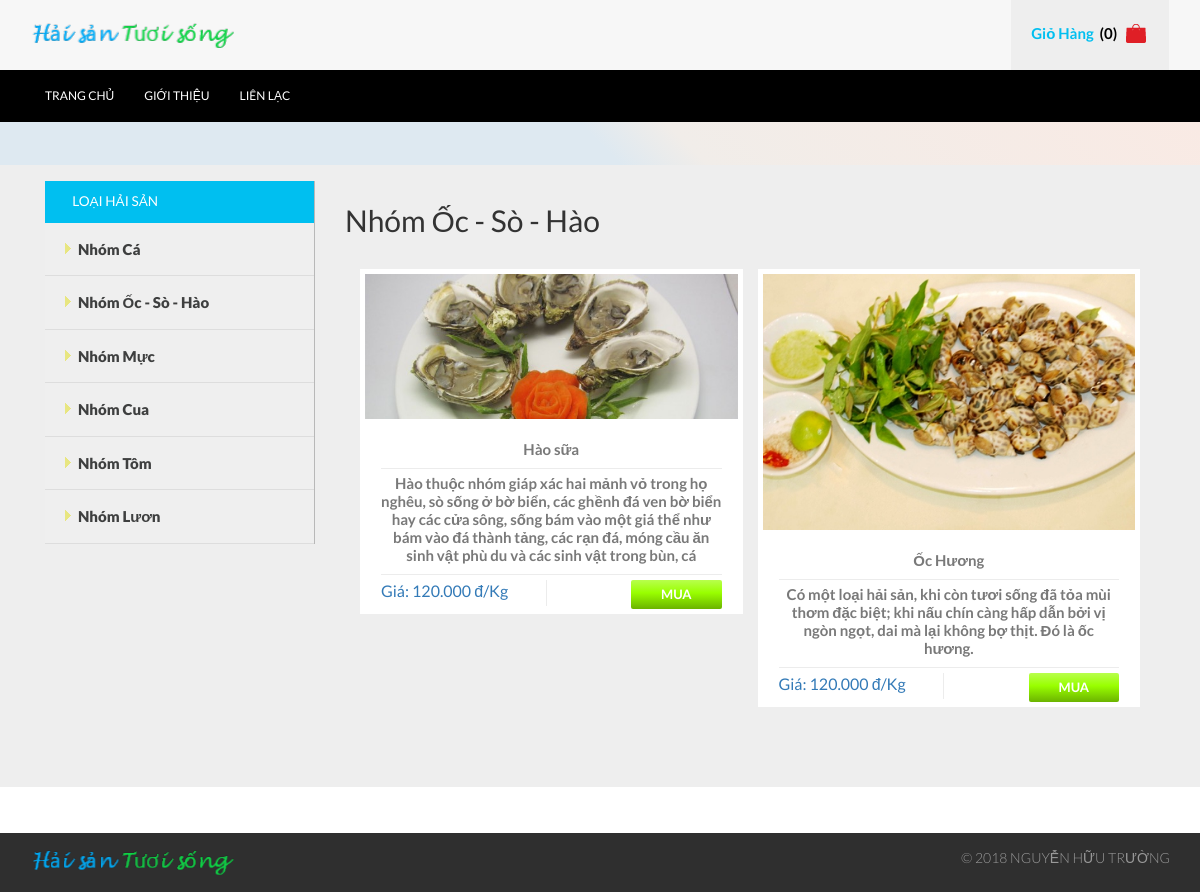
Page /index.php?c=2&id=19 on the committed database.
### tables this page shows
CREATE TABLE `loaisanpham` (
  `MaLoaiSanPham` int(11) NOT NULL,
  `TenLoaiSanPham` varchar(45) NOT NULL,
  `BiXoa` tinyint(4) NOT NULL DEFAULT '0',
  `GioiThieu` varchar(255) DEFAULT NULL,
  `HinhURL` varchar(255) DEFAULT NULL
);

CREATE TABLE `sanpham` (
  `MaSanPham` int(11) NOT NULL,
  `TenSanPham` varchar(100) NOT NULL,
  `MaLoaiSanPham` int(11) NOT NULL,
  `Gia` int(11) NOT NULL,
  `SoLuongTon` int(11) DEFAULT NULL,
  `SoLuongBan` int(11) DEFAULT '0',
  `SoLuotXem` int(11) DEFAULT '0',
  `NgayNhap` datetime DEFAULT NULL,
  `BiXoa` tinyint(4) NOT NULL DEFAULT '0',
  `GioiThieu` varchar(255) DEFAULT NULL,
  `MoTa` longtext,
  `HinhURL` varchar(255) DEFAULT NULL,
  `HinhURL2` varchar(255) DEFAULT NULL
);

### libs/DataProvider.php (called while the page is built, shortened)
<?php
    class DataProvider {
        public static function ExecuteQuery($sql)
        {
            $connection = mysqli_connect('localhost','root','','nhtcsdlcuahang') or
                die ("Couldn't connect to database");
            mysqli_query($connection, "set names 'utf8'");
            $result = mysqli_query($connection, $sql);
            return $result;
        }
    }
?>

### pages/pTemplates/tProductShortInfo.php (the view)
<div class="col-md-6 top_grid1-box1">
    <div class="grid_1 text-center">
        <a href="index.php?c=3&id=<?= $MaSanPham; ?>">
            <div class="b-link-stroke b-animate-go  thickbox">
            <img src="images/sanpham/<?php echo $HinhURL; ?>" class="img-responsive" alt=""/> </div>
            <div class="grid_2">
            <p class="top_grid1-box1-pdName"><?php echo $TenSanPham; ?></p>
            <p><?php echo $GioiThieu; ?></p>
        </a>
        <ul class="grid_2-bottom">
            <a href="index.php?c=3&id=<?= $MaSanPham; ?>">
                <li class="grid_2-left">
                    Giá: <?php echo number_format($Gia,0,",","."); ?> đ/Kg</p>
                </li>
            </a>
            <li class="grid_2-right">
                <a href="index.php?c=105&id=<?= $MaSanPham; ?>">
                    <div class="btn btn-success btn-normal btn-inline " target="_self" title="Get It">Mua</div>
                </a>
            </li>
            <div class="clearfix"> </div>
        </ul>
        </div>
    </div>
</div>

### modules/mLeftSide.php
<div class="col-md-3 sidebar_box">
    <div class="sidebar">
        <div class="menu_box">
            <h3 class="menu_head">Loại Hải Sản</h3>
            <ul class="menu">
            <?php
                $sql = "SELECT MaLoaiSanPham, TenLoaiSanPham FROM loaisanpham WHERE BiXoa = 0";
                $result = DataProvider::ExecuteQuery($sql);
                while($row = mysqli_fetch_array($result)){
                    ?>
                        <li class="item">
                            <a href="index.php?c=2&id=<?php echo $row['MaLoaiSanPham']; ?>">
                                <img class="arrow-img" src="images/f_menu.png" alt=""/><?php echo $row["TenLoaiSanPham"]; ?>
                            </a>
                        </li>
                    <?php
                }
            ?>
            </ul>
        </div>
    </div>
</div>

### pages/pTypeProducts.php
<?php
    $id = 1;
    if(isset($_GET["id"])){
        $id = $_GET["id"];
    }
    $sql = "SELECT TenLoaiSanPham FROM LoaiSanPham WHERE MaLoaiSanPham = '".$id."'";
    $result = DataProvider::ExecuteQuery($sql);
    echo "<h2>". mysqli_fetch_array($result)[0] ."</h2>";
    $sql = "SELECT MaSanPham, TenSanPham, HinhURL, Gia, GioiThieu FROM SanPham WHERE BiXoa = 0 AND MaLoaiSanPham = '".$id."'";
    $result = DataProvider::ExecuteQuery($sql);
    $i=0;
    while($row = mysqli_fetch_array($result)){
        $i++;
        if($i===1) echo "<div class='top_grid2'>";
        $HinhURL = $row["HinhURL"];
        $TenSanPham = $row["TenSanPham"];
        $Gia = $row["Gia"];
        $MaSanPham = $row["MaSanPham"];
        $GioiThieu = $row["GioiThieu"];
        include("pages/pTemplates/tProductShortInfo.php");
        if($i===2){
            $i=0;
            echo "</div>";
            echo "<div class='clearfix'> </div>";
        }
    }
?>

### css/style.css (style rules this page uses)
h4, h5, h6, h1, h2, h3 { margin-top: 0; }
ul, ol { margin: 0; }
p { margin: 0; }
html, body { font-family: 'Lato', sans-serif; font-size: 100%; background:#fff; }
body a { transition: 0.5s all; -webkit-transition: 0.5s all; -o-transition: 0.5s all; -ms-transition: 0.5s all; -moz-transition: 0.5s all; }
h3.menu_head { background:#00BFF0; padding:1em 0 1em 2em; color: #fff; text-transform: uppercase; font-size: 0.85em; margin: 0; }
.sidebar_box { padding-right:0; border-right: 1px solid #B8B8B8; }
.menu { width: auto; height: auto; padding: 0; margin:0; list-style: none; background: #efefef; }
ul { padding: 0; list-style: none; }
.menu > li > a { width: 100%; line-height: 3.5em; text-indent: 1.2em; display: block; position: relative; color: #3e3f3f; font-size:15px; text-decoration:none; border-bottom: 1px solid #ddd; font-weight:800; }
.menu > li > a img { vertical-align: baseline; margin-right: 5px; }
.b-link-stroke { position:relative; display:inline-block; vertical-align:top; font-weight: 300; overflow:hidden; margin-bottom: 5px; }
.b-animate-go { text-decoration:none; }
.grid_1 { background:#fff; border:5px solid #fff; }
.grid_2 { padding:1em 1em 0; }
.grid_2 p { font: 600 15px/15px 'Lato', sans-serif; color: #797979; line-height: 1.2em; border-bottom: 1px solid #ECECEC; padding-bottom: 10px; margin-bottom: 5px; }
ul.grid_2-bottom { padding:0; margin:0; list-style:none; }
ul.grid_2-bottom li.grid_2-left { float: left; border-right: 1px solid #ECECEC; padding-right: 11%; }
ul.grid_2-bottom li.grid_2-right { float:right; }
.btn.btn-success { font:700 13px/13px 'Lato', sans-serif; font-style: normal; text-shadow: none; text-transform:uppercase; color: #FFF; padding:8px 30px; position: relative; letter-spacing: 0; background: transparent; border-radius: 0; box-shadow: none; border: none; outline: none; border-radius: 0; z-index: 1; overflow: hidden; -webkit-transition: all 0.4s ease; -moz-transition: all 0.4s ease; -o-transition: all 0.4s ease; transition: all 0.4s ease; border-radius:2px; }
.btn { display: inline-block; padding: 4px 12px; margin-bottom: 0; font-size: 14px; text-align: center; vertical-align: middle; cursor: pointer; color: #333; text-shadow:1px 1px 0px #cccccc; border: 1px solid #ccc; border-bottom-color: #b3b3b3; }
.btn-success { color: #fff; }
.btn.btn-success:before { content: ""; position: absolute; width: 0; height: 100%; bottom: 0; right: 0; top: 0; z-index: -1; border-radius: 0; background: #6bb300; background: -moz-linear-gradient(top, #6bb300 0%, #99ff00 56%, #b8ff4d 100%); background: -webkit-gradient(linear, left top, left bottom, color-stop(0%,#6bb300), color-stop(56%,#99ff00), color-stop(100%,#b8ff4d)); background: -webkit-linear-gradient(top, #6bb300 0%, #99ff00 56%, #b8ff4d 100%); background: -o-linear-gradient(top, #6bb300 0%, #99ff00 56%, #b8ff4d 100%); background: -ms-linear-gradient(top, #6bb300 0%, #99ff00 56%, #b8ff4d 100%); background: linear-gradient(to bottom, #6bb300 0%, #99ff00 56%, #b8ff4d 100%); filter: progid:DXImageTransform.Microsoft.gradient( startColorstr='#b0191e', endColorstr='#e2393e',GradientType=0 ); -webkit-transition: all 0.4s ease; -moz-transition: all 0.4s ease; -o-transition: all 0.4s ease; transition: all 0.4s ease; }
.btn.btn-success:after { content: ""; position: absolute; width: 100%; height: 100%; bottom: 0; left: 0; border-radius: 0; background: #b8ff4d; background: -moz-linear-gradient(top, #b8ff4d 0%, #99ff00 44%, #6bb300 100%); background: -webkit-gradient(linear, left top, left bottom, color-stop(0%,#b8ff4d), color-stop(44%,#99ff00), color-stop(100%,#6bb300)); background: -webkit-linear-gradient(top, #b8ff4d 0%, #99ff00 44%, #6bb300 100%); background: -o-linear-gradient(top, #b8ff4d 0%, #99ff00 44%, #6bb300 100%); background: -ms-linear-gradient(top, #b8ff4d 0%, #99ff00 44%, #6bb300 100%); background: linear-gradient(to bottom, #b8ff4d 0%, #99ff00 44%, #6bb300 100%); filter: progid:DXImageTransform.Microsoft.gradient( startColorstr='#e2393e', endColorstr='#b0191e',GradientType=0 ); z-index: -2; -webkit-transition: all 0.4s ease; -moz-transition: all 0.4s ease; -o-transition: all 0.4s ease; transition: all 0.4s ease; }
.top_grid1-box1 { padding-right:0; }
.top_grid2 { margin-top:2em; }

### rows in the picture
loaisanpham: TenLoaiSanPham "Nhóm Cá"
loaisanpham: TenLoaiSanPham "Nhóm Ốc - Sò - Hào"
loaisanpham: TenLoaiSanPham "Nhóm Mực"
loaisanpham: TenLoaiSanPham "Nhóm Cua"
loaisanpham: TenLoaiSanPham "Nhóm Tôm"
loaisanpham: TenLoaiSanPham "Nhóm Lươn"
sanpham: HinhURL (picture), TenSanPham "Hào sữa", GioiThieu "Hào thuộc nhóm giáp xác hai mảnh vỏ trong họ nghêu, sò sống ở bờ biển, các ghềnh đá ven bờ biển hay các cửa sông, sống bám vào một giá thể như bám vào đá thành tảng, các rạn đá, móng cầu ăn sinh vật phù du và các sinh vật trong bùn, cá", Gia "120.000"
sanpham: HinhURL (picture), TenSanPham "Ốc Hương", GioiThieu "Có một loại hải sản, khi còn tươi sống đã tỏa mùi thơm đặc biệt; khi nấu chín càng hấp dẫn bởi vị ngòn ngọt, dai mà lại không bợ thịt. Đó là ốc hương.", Gia "120.000"

### other values in the picture
count($gioHang->arrSanPham) "0"
